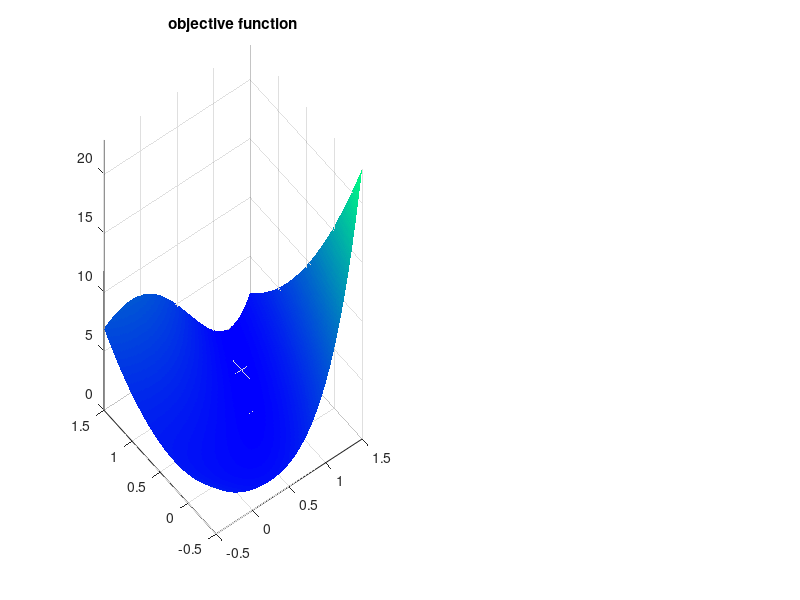

The MATLAB script that drew this image: (Note: this script raises an error after producing the figure.)
clear, close all;
% illustration of convergenc of newton's method for rosenbrock function

xtrue = [1;1];        % true solution
a     = [3;1];        % parameters
x0    = [-0.1; -0.2]; % initial guess
[x1,x2] = meshgrid(-.5:.01:1.5);

% evaluate objective function for all x
fx = a(1)*(x1.^2 - x2).^2 + (x1 - a(2)).^2;

% function handle to evaluate gradient
g1 = @(x)  4*a(1)*x(1)*(x(1)^2-x(2)) + 2*x(1)-2*a(2); % d_1 f(x)
g2 = @(x) -2*a(1)*(x(1)^2 - x(2));                  % d_2 f(x)
grad = @(x) [ g1(x); g2(x) ];

% function handle to evaluate hessian
h11 = @(x)  4*a(1)*(x(1)^2 - x(2)) + 8*a(1)*x(1)^2+2;
h12 = @(x) -4*a(1)*x(1);
h21 = @(x) -4*a(1)*x(1);
h22 = @(x)  2*a(1);
hess = @(x) [ h11(x), h12(x); h21(x), h22(x) ];


% plot objective function
figure(1);
subplot(1,2,1);
h = surf( x1, x2, fx );
set( h, 'edgecolor', 'none' );
axis tight;
title('objective function');
colormap winter;

% set initial guess
x = x0;

for k = 1 : 6
    df  = grad( x ); % evaluate gradient
    d2f = hess( x ); % evaluate hessian

    % compute quadratic approximation
    x1p = x1 - x(1); % perturbation in x1 dir
    x2p = x2 - x(2); % perturbation in x2 dir
    ptg  = df(1)*x1p + df(2)*x2p;
    pthp = 0.5*(x1p.*x1p*d2f(1,1)+2*d2f(1,2)*x1p.*x2p+d2f(2,2)*x2p.*x2p);
    qx = ptg + pthp;

    % compute gradient descent search direction
    sdir = -df;
    xg_new = x + sdir;

    % compute newton step and update
    sdir   = -d2f \ df;
    xn_new = x + sdir;

    vizStatus( x1, x2, qx, fx, xtrue, x, xg_new, xn_new );

    % update newton step
    x = xn_new;

end




%///////////////////////////////////////////////////////
function vizStatus(x1, x2, qx, fx, xtrue, x, xg_new, xn_new )
% VIZSTATUS visualization of current iterate and search direction
%
% input:
%   x1       x1 coordinates
%   x2       x2 coordinates
%   qx       local quadratic approximation of objective
%   fx       objective function values
%   xtrue    true solution
%   x        current iterate
%   xg_new   next iterate (gradient descent)
%   xn_new   next iterate (newton)


figure(1);
subplot(1,2,2);
h = surf( x1, x2, qx );
set( h, 'edgecolor', 'none' );
colormap winter;
title('quadratic approximation');

figure(2);
contour( x1, x2, fx, 30, 'lineWidth', 1, 'DisplayName', 'f(x)' );
colormap(jet(5));
hold on;
contour( x1, x2, qx, 20, 'r', 'LineWidth', 1, 'DisplayName', 'q(x)'  );
plot( xtrue(1), xtrue(2), 'kx', 'LineWidth', 2, 'MarkerSize', 14, 'DisplayName', 'x_{true}' );
plot( x(1), x(2), 'bx', 'LineWidth', 2, 'MarkerSize', 14, 'DisplayName', 'x_k' );
plot( [x(1),xg_new(1)], [x(2),xg_new(2)], 'g', 'LineWidth', 2, 'DisplayName', 'gradient descent'  );
xlim([-.5,1.5]); ylim([-.5,1.5]);
plot( [x(1),xn_new(1)], [x(2),xn_new(2)], 'b', 'Linewidth', 2, 'DisplayName', 'newton' );
legend('FontSize', 14, 'Location', 'bestoutside');
axis equal tight;
hold off;
drawnow;
pause(1.0);


end
%///////////////////////////////////////////////////////




%#######################################################
% This code is part of the Matlab-based toolbox
% MACHINE --- MAthematical and Computational metHods
% for INverse problEms
% For details see https://github.com/andreasmang/machine
%#######################################################
